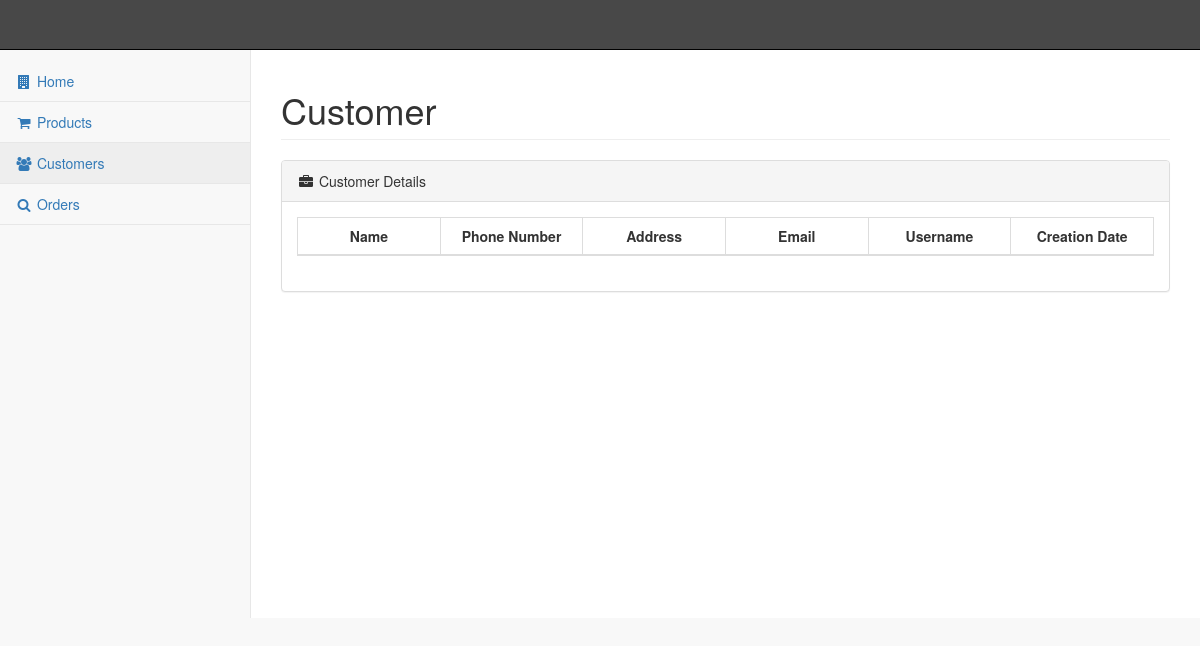
/pages/customer.php, run on an earlier commit of the app's database.
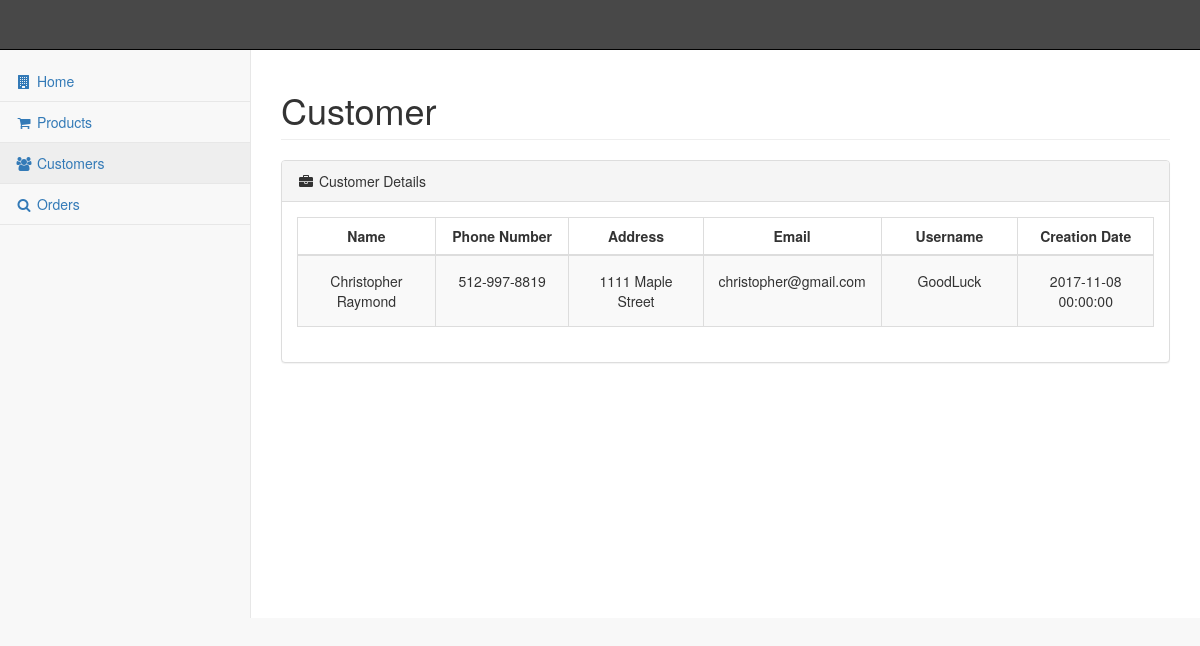
And on a later commit of the database.
### tables this page shows
CREATE TABLE IF NOT EXISTS `customer` (
  `NAME` varchar(254) NOT NULL,
  `PHONENO` varchar(12) NOT NULL,
  `ADDRESS` varchar(256) NOT NULL,
  `EMAIL` varchar(100) NOT NULL,
  `USERNAME` varchar(12) NOT NULL,
  `PASSWORD` varchar(12) NOT NULL,
  `CREATEDDATE` datetime NOT NULL,
  `IDNUMBER` int(11) NOT NULL AUTO_INCREMENT,
  PRIMARY KEY (`IDNUMBER`),
  UNIQUE KEY `EMAIL_UNIQUE` (`EMAIL`)
);

### pages/customer.php (the view, shortened to what this page needs)
<?php
include_once ($_SERVER['DOCUMENT_ROOT'].'/pages/header.php');
?>
<div id="page-wrapper">
    <div class="row">
        <div class="col-lg-12">
            <h1 class="page-header">Customer</h1>
        </div>
    </div>
    <div class="row">
        <div class="col-lg-12">
            <div class="panel panel-default">
                <div class="panel-heading">
                    <i class="fa fa-briefcase fa-fw"></i> Customer Details
                </div>
                <div class="panel-body">
                    <table id="history" class="table table-striped table-bordered"><?php
							$query = "SELECT name, phoneno, address, email, username, createddate FROM CUSTOMER ORDER BY IDNUMBER";
							$result = $mysqli->query($query);
				            echo "<thead>";
					        	echo "<th style='text-align:center' width=\"" . 100/mysqli_num_fields($result) . "%\">Name</th>";
	        					echo "<th style='text-align:center' width=\"" . 100/mysqli_num_fields($result) . "%\">Phone Number</th>";
					        	echo "<th style='text-align:center' width=\"" . 100/mysqli_num_fields($result) . "%\">Address</th>";
	        					echo "<th style='text-align:center' width=\"" . 100/mysqli_num_fields($result) . "%\">Email</th>";
	        					echo "<th style='text-align:center' width=\"" . 100/mysqli_num_fields($result) . "%\">Username</th>";
	        					echo "<th style='text-align:center' width=\"" . 100/mysqli_num_fields($result) . "%\">Creation Date</th>";
				            echo "</thead>";
				            echo "<tbody>";
				            	while($row = mysqli_fetch_array($result)){
				                  	echo "<tr>";
				                  	echo "<td align='center' style='padding: 15px'>" . $row['name'] . "</td>";
            			      		echo "<td align='center' style='padding: 15px'>" . $row['phoneno'] . "</td>";
                  					echo "<td align='center' style='padding: 15px'>" . $row['address'] . "</td>";
				                  	echo "<td align='center' style='padding: 15px'>" . $row['email'] . "</td>";
									echo "<td align='center' style='padding: 15px'>" . $row['username'] . "</td>";
									echo "<td align='center' style='padding: 15px'>" . $row['createddate'] . "</td>";
									echo "</tr>";
				                  }
			                  ?>
			            </tbody>
					</table>
                </div>
            </div>
        </div>
    </div>
</div>
<?php
include_once ($_SERVER['DOCUMENT_ROOT'].'/pages/footer.php');
?>

### pages/header.php (shortened to what this page needs)
<!DOCTYPE html>
<html lang="en">
<head>
    <link href="/vendor/fabapp/fabapp.css?=v3" rel="stylesheet">
    <link href="/vendor/bootstrap/css/bootstrap.min.css" rel="stylesheet">
    <link href="/vendor/bootstrap/css/bootstrap.css" rel="stylesheet">
    <link href="/vendor/datatables/css/dataTables.min.css" rel="stylesheet">
    <link href="/vendor/datatables/css/dataTables.bootstrap.css" rel="stylesheet">
    <link href="/vendor/jquery/jquery.dataTables.min.css" rel="stylesheet">
    <link href="/vendor/metisMenu/metisMenu.min.css" rel="stylesheet">
    <link href="/vendor/blackrock-digital/css/sb-admin-2.css?=v8" rel="stylesheet">
    <link href="/vendor/morrisjs/morris.css" rel="stylesheet">
    <link href="/vendor/font-awesome/css/font-awesome.min.css?=v1" rel="stylesheet" type="text/css">
</head>
<body>
    <div id="wrapper">
        <nav class="navbar navbar-default navbar-static-top" role="navigation" style="margin-bottom: 0" id='navbar'>
            <div class="navbar-default sidebar" role="navigation">
                <div class="sidebar-nav navbar-collapse">
                    <ul class="nav" id="side-menu">
                        <li>
                            <a href="/index.php"><i class="fa fa-building fa-fw"></i> Home</a>
                        </li>
                        <li>
                            <a href="/pages/products.php"><i class="fa fa-shopping-cart fa-fw"></i> Products</a>
                        </li>
                        <li>
                            <a href="/pages/customer.php"><i class="fa fa-users fa-fw"></i> Customers</a>
                        </li>
                        <li>
                            <a href="/pages/orders.php"><i class="fa fa-search fa-fw"></i> Orders</a>
                        </li>
                    </ul>
                </div>
            </div>
        </nav>

### pages/footer.php (shortened to what this page needs)
    </div>
</body>
</html>

What changed in the data, as far as the page shows it:
added customer: NAME "Christopher Raymond", PHONENO "512-997-8819", ADDRESS "1111 Maple Street", EMAIL "christopher@gmail.com", USERNAME "GoodLuck", CREATEDDATE "2017-11-08 00:00:00"
